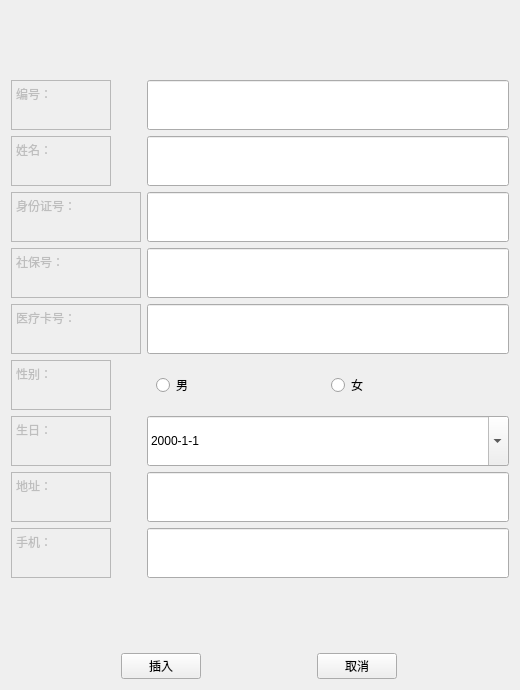
<?xml version="1.0" encoding="UTF-8"?>
<ui version="4.0">
 <class>PatientInfo</class>
 <widget class="QWidget" name="PatientInfo">
  <property name="windowModality">
   <enum>Qt::ApplicationModal</enum>
  </property>
  <property name="geometry">
   <rect>
    <x>0</x>
    <y>0</y>
    <width>520</width>
    <height>690</height>
   </rect>
  </property>
  <property name="minimumSize">
   <size>
    <width>520</width>
    <height>690</height>
   </size>
  </property>
  <property name="maximumSize">
   <size>
    <width>520</width>
    <height>690</height>
   </size>
  </property>
  <property name="windowTitle">
   <string>插入患者信息</string>
  </property>
  <layout class="QVBoxLayout" name="verticalLayout">
   <item>
    <layout class="QFormLayout" name="formLayout">
     <property name="fieldGrowthPolicy">
      <enum>QFormLayout::AllNonFixedFieldsGrow</enum>
     </property>
     <property name="labelAlignment">
      <set>Qt::AlignLeading|Qt::AlignLeft|Qt::AlignVCenter</set>
     </property>
     <property name="formAlignment">
      <set>Qt::AlignLeading|Qt::AlignLeft|Qt::AlignVCenter</set>
     </property>
     <item row="0" column="0">
      <widget class="QTextEdit" name="textEdit_11">
       <property name="enabled">
        <bool>false</bool>
       </property>
       <property name="sizePolicy">
        <sizepolicy hsizetype="Expanding" vsizetype="Fixed">
         <horstretch>0</horstretch>
         <verstretch>0</verstretch>
        </sizepolicy>
       </property>
       <property name="minimumSize">
        <size>
         <width>100</width>
         <height>50</height>
        </size>
       </property>
       <property name="maximumSize">
        <size>
         <width>100</width>
         <height>50</height>
        </size>
       </property>
       <property name="html">
        <string>&lt;!DOCTYPE HTML PUBLIC &quot;-//W3C//DTD HTML 4.0//EN&quot; &quot;http://www.w3.org/TR/REC-html40/strict.dtd&quot;&gt;
&lt;html&gt;&lt;head&gt;&lt;meta name=&quot;qrichtext&quot; content=&quot;1&quot; /&gt;&lt;style type=&quot;text/css&quot;&gt;
p, li { white-space: pre-wrap; }
&lt;/style&gt;&lt;/head&gt;&lt;body style=&quot; font-family:'SimSun'; font-size:9pt; font-weight:400; font-style:normal;&quot;&gt;
&lt;p style=&quot; margin-top:0px; margin-bottom:0px; margin-left:0px; margin-right:0px; -qt-block-indent:0; text-indent:0px;&quot;&gt;编号：&lt;/p&gt;&lt;/body&gt;&lt;/html&gt;</string>
       </property>
      </widget>
     </item>
     <item row="0" column="1">
      <widget class="QLineEdit" name="pnoEdit">
       <property name="sizePolicy">
        <sizepolicy hsizetype="Expanding" vsizetype="Preferred">
         <horstretch>0</horstretch>
         <verstretch>0</verstretch>
        </sizepolicy>
       </property>
       <property name="minimumSize">
        <size>
         <width>0</width>
         <height>50</height>
        </size>
       </property>
       <property name="maximumSize">
        <size>
         <width>16777215</width>
         <height>50</height>
        </size>
       </property>
       <property name="palette">
        <palette>
         <active>
          <colorrole role="Text">
           <brush brushstyle="SolidPattern">
            <color alpha="255">
             <red>120</red>
             <green>120</green>
             <blue>120</blue>
            </color>
           </brush>
          </colorrole>
         </active>
         <inactive>
          <colorrole role="Text">
           <brush brushstyle="SolidPattern">
            <color alpha="255">
             <red>120</red>
             <green>120</green>
             <blue>120</blue>
            </color>
           </brush>
          </colorrole>
         </inactive>
         <disabled>
          <colorrole role="Text">
           <brush brushstyle="SolidPattern">
            <color alpha="255">
             <red>120</red>
             <green>120</green>
             <blue>120</blue>
            </color>
           </brush>
          </colorrole>
         </disabled>
        </palette>
       </property>
      </widget>
     </item>
     <item row="1" column="0">
      <widget class="QTextEdit" name="textEdit_2">
       <property name="enabled">
        <bool>false</bool>
       </property>
       <property name="sizePolicy">
        <sizepolicy hsizetype="Expanding" vsizetype="Fixed">
         <horstretch>0</horstretch>
         <verstretch>0</verstretch>
        </sizepolicy>
       </property>
       <property name="minimumSize">
        <size>
         <width>100</width>
         <height>50</height>
        </size>
       </property>
       <property name="maximumSize">
        <size>
         <width>100</width>
         <height>50</height>
        </size>
       </property>
       <property name="html">
        <string>&lt;!DOCTYPE HTML PUBLIC &quot;-//W3C//DTD HTML 4.0//EN&quot; &quot;http://www.w3.org/TR/REC-html40/strict.dtd&quot;&gt;
&lt;html&gt;&lt;head&gt;&lt;meta name=&quot;qrichtext&quot; content=&quot;1&quot; /&gt;&lt;style type=&quot;text/css&quot;&gt;
p, li { white-space: pre-wrap; }
&lt;/style&gt;&lt;/head&gt;&lt;body style=&quot; font-family:'SimSun'; font-size:9pt; font-weight:400; font-style:normal;&quot;&gt;
&lt;p style=&quot; margin-top:0px; margin-bottom:0px; margin-left:0px; margin-right:0px; -qt-block-indent:0; text-indent:0px;&quot;&gt;姓名：&lt;/p&gt;&lt;/body&gt;&lt;/html&gt;</string>
       </property>
      </widget>
     </item>
     <item row="1" column="1">
      <widget class="QLineEdit" name="pnameEdit">
       <property name="sizePolicy">
        <sizepolicy hsizetype="Expanding" vsizetype="Preferred">
         <horstretch>0</horstretch>
         <verstretch>0</verstretch>
        </sizepolicy>
       </property>
       <property name="minimumSize">
        <size>
         <width>0</width>
         <height>50</height>
        </size>
       </property>
       <property name="maximumSize">
        <size>
         <width>16777215</width>
         <height>50</height>
        </size>
       </property>
       <property name="palette">
        <palette>
         <active>
          <colorrole role="Text">
           <brush brushstyle="SolidPattern">
            <color alpha="255">
             <red>120</red>
             <green>120</green>
             <blue>120</blue>
            </color>
           </brush>
          </colorrole>
         </active>
         <inactive>
          <colorrole role="Text">
           <brush brushstyle="SolidPattern">
            <color alpha="255">
             <red>120</red>
             <green>120</green>
             <blue>120</blue>
            </color>
           </brush>
          </colorrole>
         </inactive>
         <disabled>
          <colorrole role="Text">
           <brush brushstyle="SolidPattern">
            <color alpha="255">
             <red>120</red>
             <green>120</green>
             <blue>120</blue>
            </color>
           </brush>
          </colorrole>
         </disabled>
        </palette>
       </property>
      </widget>
     </item>
     <item row="2" column="0">
      <widget class="QTextEdit" name="textEdit">
       <property name="enabled">
        <bool>false</bool>
       </property>
       <property name="sizePolicy">
        <sizepolicy hsizetype="Expanding" vsizetype="Fixed">
         <horstretch>0</horstretch>
         <verstretch>0</verstretch>
        </sizepolicy>
       </property>
       <property name="minimumSize">
        <size>
         <width>130</width>
         <height>50</height>
        </size>
       </property>
       <property name="maximumSize">
        <size>
         <width>130</width>
         <height>50</height>
        </size>
       </property>
       <property name="html">
        <string>&lt;!DOCTYPE HTML PUBLIC &quot;-//W3C//DTD HTML 4.0//EN&quot; &quot;http://www.w3.org/TR/REC-html40/strict.dtd&quot;&gt;
&lt;html&gt;&lt;head&gt;&lt;meta name=&quot;qrichtext&quot; content=&quot;1&quot; /&gt;&lt;style type=&quot;text/css&quot;&gt;
p, li { white-space: pre-wrap; }
&lt;/style&gt;&lt;/head&gt;&lt;body style=&quot; font-family:'SimSun'; font-size:9pt; font-weight:400; font-style:normal;&quot;&gt;
&lt;p style=&quot; margin-top:0px; margin-bottom:0px; margin-left:0px; margin-right:0px; -qt-block-indent:0; text-indent:0px;&quot;&gt;身份证号：&lt;/p&gt;&lt;/body&gt;&lt;/html&gt;</string>
       </property>
      </widget>
     </item>
     <item row="2" column="1">
      <widget class="QLineEdit" name="pidEdit">
       <property name="sizePolicy">
        <sizepolicy hsizetype="Expanding" vsizetype="Preferred">
         <horstretch>0</horstretch>
         <verstretch>0</verstretch>
        </sizepolicy>
       </property>
       <property name="minimumSize">
        <size>
         <width>0</width>
         <height>50</height>
        </size>
       </property>
       <property name="maximumSize">
        <size>
         <width>16777215</width>
         <height>50</height>
        </size>
       </property>
       <property name="palette">
        <palette>
         <active>
          <colorrole role="Text">
           <brush brushstyle="SolidPattern">
            <color alpha="255">
             <red>120</red>
             <green>120</green>
             <blue>120</blue>
            </color>
           </brush>
          </colorrole>
         </active>
         <inactive>
          <colorrole role="Text">
           <brush brushstyle="SolidPattern">
            <color alpha="255">
             <red>120</red>
             <green>120</green>
             <blue>120</blue>
            </color>
           </brush>
          </colorrole>
         </inactive>
         <disabled>
          <colorrole role="Text">
           <brush brushstyle="SolidPattern">
            <color alpha="255">
             <red>120</red>
             <green>120</green>
             <blue>120</blue>
            </color>
           </brush>
          </colorrole>
         </disabled>
        </palette>
       </property>
      </widget>
     </item>
     <item row="3" column="0">
      <widget class="QTextEdit" name="textEdit_3">
       <property name="enabled">
        <bool>false</bool>
       </property>
       <property name="sizePolicy">
        <sizepolicy hsizetype="Expanding" vsizetype="Fixed">
         <horstretch>0</horstretch>
         <verstretch>0</verstretch>
        </sizepolicy>
       </property>
       <property name="minimumSize">
        <size>
         <width>130</width>
         <height>50</height>
        </size>
       </property>
       <property name="maximumSize">
        <size>
         <width>130</width>
         <height>50</height>
        </size>
       </property>
       <property name="html">
        <string>&lt;!DOCTYPE HTML PUBLIC &quot;-//W3C//DTD HTML 4.0//EN&quot; &quot;http://www.w3.org/TR/REC-html40/strict.dtd&quot;&gt;
&lt;html&gt;&lt;head&gt;&lt;meta name=&quot;qrichtext&quot; content=&quot;1&quot; /&gt;&lt;style type=&quot;text/css&quot;&gt;
p, li { white-space: pre-wrap; }
&lt;/style&gt;&lt;/head&gt;&lt;body style=&quot; font-family:'SimSun'; font-size:9pt; font-weight:400; font-style:normal;&quot;&gt;
&lt;p style=&quot; margin-top:0px; margin-bottom:0px; margin-left:0px; margin-right:0px; -qt-block-indent:0; text-indent:0px;&quot;&gt;社保号：&lt;/p&gt;&lt;/body&gt;&lt;/html&gt;</string>
       </property>
      </widget>
     </item>
     <item row="3" column="1">
      <widget class="QLineEdit" name="pinoEdit">
       <property name="sizePolicy">
        <sizepolicy hsizetype="Expanding" vsizetype="Preferred">
         <horstretch>0</horstretch>
         <verstretch>0</verstretch>
        </sizepolicy>
       </property>
       <property name="minimumSize">
        <size>
         <width>0</width>
         <height>50</height>
        </size>
       </property>
       <property name="maximumSize">
        <size>
         <width>16777215</width>
         <height>50</height>
        </size>
       </property>
      </widget>
     </item>
     <item row="4" column="0">
      <widget class="QTextEdit" name="textEdit_4">
       <property name="enabled">
        <bool>false</bool>
       </property>
       <property name="sizePolicy">
        <sizepolicy hsizetype="Expanding" vsizetype="Fixed">
         <horstretch>0</horstretch>
         <verstretch>0</verstretch>
        </sizepolicy>
       </property>
       <property name="minimumSize">
        <size>
         <width>130</width>
         <height>50</height>
        </size>
       </property>
       <property name="maximumSize">
        <size>
         <width>100</width>
         <height>50</height>
        </size>
       </property>
       <property name="html">
        <string>&lt;!DOCTYPE HTML PUBLIC &quot;-//W3C//DTD HTML 4.0//EN&quot; &quot;http://www.w3.org/TR/REC-html40/strict.dtd&quot;&gt;
&lt;html&gt;&lt;head&gt;&lt;meta name=&quot;qrichtext&quot; content=&quot;1&quot; /&gt;&lt;style type=&quot;text/css&quot;&gt;
p, li { white-space: pre-wrap; }
&lt;/style&gt;&lt;/head&gt;&lt;body style=&quot; font-family:'SimSun'; font-size:9pt; font-weight:400; font-style:normal;&quot;&gt;
&lt;p style=&quot; margin-top:0px; margin-bottom:0px; margin-left:0px; margin-right:0px; -qt-block-indent:0; text-indent:0px;&quot;&gt;医疗卡号：&lt;/p&gt;&lt;/body&gt;&lt;/html&gt;</string>
       </property>
      </widget>
     </item>
     <item row="4" column="1">
      <widget class="QLineEdit" name="pmnoEdit">
       <property name="sizePolicy">
        <sizepolicy hsizetype="Expanding" vsizetype="Preferred">
         <horstretch>0</horstretch>
         <verstretch>0</verstretch>
        </sizepolicy>
       </property>
       <property name="minimumSize">
        <size>
         <width>0</width>
         <height>50</height>
        </size>
       </property>
       <property name="maximumSize">
        <size>
         <width>16777215</width>
         <height>50</height>
        </size>
       </property>
      </widget>
     </item>
     <item row="5" column="0">
      <widget class="QTextEdit" name="textEdit_6">
       <property name="enabled">
        <bool>false</bool>
       </property>
       <property name="sizePolicy">
        <sizepolicy hsizetype="Expanding" vsizetype="Fixed">
         <horstretch>0</horstretch>
         <verstretch>0</verstretch>
        </sizepolicy>
       </property>
       <property name="minimumSize">
        <size>
         <width>100</width>
         <height>50</height>
        </size>
       </property>
       <property name="maximumSize">
        <size>
         <width>100</width>
         <height>50</height>
        </size>
       </property>
       <property name="layoutDirection">
        <enum>Qt::LeftToRight</enum>
       </property>
       <property name="html">
        <string>&lt;!DOCTYPE HTML PUBLIC &quot;-//W3C//DTD HTML 4.0//EN&quot; &quot;http://www.w3.org/TR/REC-html40/strict.dtd&quot;&gt;
&lt;html&gt;&lt;head&gt;&lt;meta name=&quot;qrichtext&quot; content=&quot;1&quot; /&gt;&lt;style type=&quot;text/css&quot;&gt;
p, li { white-space: pre-wrap; }
&lt;/style&gt;&lt;/head&gt;&lt;body style=&quot; font-family:'SimSun'; font-size:9pt; font-weight:400; font-style:normal;&quot;&gt;
&lt;p style=&quot; margin-top:0px; margin-bottom:0px; margin-left:0px; margin-right:0px; -qt-block-indent:0; text-indent:0px;&quot;&gt;性别：&lt;/p&gt;&lt;/body&gt;&lt;/html&gt;</string>
       </property>
      </widget>
     </item>
     <item row="6" column="0">
      <widget class="QTextEdit" name="textEdit_7">
       <property name="enabled">
        <bool>false</bool>
       </property>
       <property name="sizePolicy">
        <sizepolicy hsizetype="Expanding" vsizetype="Fixed">
         <horstretch>0</horstretch>
         <verstretch>0</verstretch>
        </sizepolicy>
       </property>
       <property name="minimumSize">
        <size>
         <width>100</width>
         <height>50</height>
        </size>
       </property>
       <property name="maximumSize">
        <size>
         <width>100</width>
         <height>50</height>
        </size>
       </property>
       <property name="html">
        <string>&lt;!DOCTYPE HTML PUBLIC &quot;-//W3C//DTD HTML 4.0//EN&quot; &quot;http://www.w3.org/TR/REC-html40/strict.dtd&quot;&gt;
&lt;html&gt;&lt;head&gt;&lt;meta name=&quot;qrichtext&quot; content=&quot;1&quot; /&gt;&lt;style type=&quot;text/css&quot;&gt;
p, li { white-space: pre-wrap; }
&lt;/style&gt;&lt;/head&gt;&lt;body style=&quot; font-family:'SimSun'; font-size:9pt; font-weight:400; font-style:normal;&quot;&gt;
&lt;p style=&quot; margin-top:0px; margin-bottom:0px; margin-left:0px; margin-right:0px; -qt-block-indent:0; text-indent:0px;&quot;&gt;生日：&lt;/p&gt;&lt;/body&gt;&lt;/html&gt;</string>
       </property>
      </widget>
     </item>
     <item row="7" column="0">
      <widget class="QTextEdit" name="textEdit_5">
       <property name="enabled">
        <bool>false</bool>
       </property>
       <property name="sizePolicy">
        <sizepolicy hsizetype="Expanding" vsizetype="Fixed">
         <horstretch>0</horstretch>
         <verstretch>0</verstretch>
        </sizepolicy>
       </property>
       <property name="minimumSize">
        <size>
         <width>100</width>
         <height>50</height>
        </size>
       </property>
       <property name="maximumSize">
        <size>
         <width>100</width>
         <height>50</height>
        </size>
       </property>
       <property name="html">
        <string>&lt;!DOCTYPE HTML PUBLIC &quot;-//W3C//DTD HTML 4.0//EN&quot; &quot;http://www.w3.org/TR/REC-html40/strict.dtd&quot;&gt;
&lt;html&gt;&lt;head&gt;&lt;meta name=&quot;qrichtext&quot; content=&quot;1&quot; /&gt;&lt;style type=&quot;text/css&quot;&gt;
p, li { white-space: pre-wrap; }
&lt;/style&gt;&lt;/head&gt;&lt;body style=&quot; font-family:'SimSun'; font-size:9pt; font-weight:400; font-style:normal;&quot;&gt;
&lt;p style=&quot; margin-top:0px; margin-bottom:0px; margin-left:0px; margin-right:0px; -qt-block-indent:0; text-indent:0px;&quot;&gt;地址：&lt;/p&gt;&lt;/body&gt;&lt;/html&gt;</string>
       </property>
      </widget>
     </item>
     <item row="7" column="1">
      <widget class="QLineEdit" name="paddEdit">
       <property name="sizePolicy">
        <sizepolicy hsizetype="Expanding" vsizetype="Preferred">
         <horstretch>0</horstretch>
         <verstretch>0</verstretch>
        </sizepolicy>
       </property>
       <property name="minimumSize">
        <size>
         <width>0</width>
         <height>50</height>
        </size>
       </property>
       <property name="maximumSize">
        <size>
         <width>16777215</width>
         <height>50</height>
        </size>
       </property>
      </widget>
     </item>
     <item row="8" column="0">
      <widget class="QTextEdit" name="textEdit_8">
       <property name="enabled">
        <bool>false</bool>
       </property>
       <property name="sizePolicy">
        <sizepolicy hsizetype="Expanding" vsizetype="Fixed">
         <horstretch>0</horstretch>
         <verstretch>0</verstretch>
        </sizepolicy>
       </property>
       <property name="minimumSize">
        <size>
         <width>100</width>
         <height>50</height>
        </size>
       </property>
       <property name="maximumSize">
        <size>
         <width>100</width>
         <height>50</height>
        </size>
       </property>
       <property name="html">
        <string>&lt;!DOCTYPE HTML PUBLIC &quot;-//W3C//DTD HTML 4.0//EN&quot; &quot;http://www.w3.org/TR/REC-html40/strict.dtd&quot;&gt;
&lt;html&gt;&lt;head&gt;&lt;meta name=&quot;qrichtext&quot; content=&quot;1&quot; /&gt;&lt;style type=&quot;text/css&quot;&gt;
p, li { white-space: pre-wrap; }
&lt;/style&gt;&lt;/head&gt;&lt;body style=&quot; font-family:'SimSun'; font-size:9pt; font-weight:400; font-style:normal;&quot;&gt;
&lt;p style=&quot; margin-top:0px; margin-bottom:0px; margin-left:0px; margin-right:0px; -qt-block-indent:0; text-indent:0px;&quot;&gt;手机：&lt;/p&gt;&lt;/body&gt;&lt;/html&gt;</string>
       </property>
      </widget>
     </item>
     <item row="8" column="1">
      <widget class="QLineEdit" name="mTelEdit">
       <property name="sizePolicy">
        <sizepolicy hsizetype="Expanding" vsizetype="Preferred">
         <horstretch>0</horstretch>
         <verstretch>0</verstretch>
        </sizepolicy>
       </property>
       <property name="minimumSize">
        <size>
         <width>0</width>
         <height>50</height>
        </size>
       </property>
       <property name="maximumSize">
        <size>
         <width>16777215</width>
         <height>50</height>
        </size>
       </property>
      </widget>
     </item>
     <item row="5" column="1">
      <widget class="QWidget" name="widget" native="true">
       <layout class="QHBoxLayout" name="horizontalLayout">
        <item>
         <widget class="QRadioButton" name="rbtn_male">
          <property name="text">
           <string>男</string>
          </property>
         </widget>
        </item>
        <item>
         <widget class="QRadioButton" name="rbtn_female">
          <property name="text">
           <string>女</string>
          </property>
         </widget>
        </item>
       </layout>
      </widget>
     </item>
     <item row="6" column="1">
      <widget class="QDateEdit" name="pbdEdit">
       <property name="sizePolicy">
        <sizepolicy hsizetype="Minimum" vsizetype="Preferred">
         <horstretch>0</horstretch>
         <verstretch>0</verstretch>
        </sizepolicy>
       </property>
       <property name="currentSection">
        <enum>QDateTimeEdit::DaySection</enum>
       </property>
       <property name="displayFormat">
        <string>yyyy-M-d</string>
       </property>
       <property name="calendarPopup">
        <bool>true</bool>
       </property>
       <property name="currentSectionIndex">
        <number>2</number>
       </property>
      </widget>
     </item>
    </layout>
   </item>
   <item>
    <layout class="QHBoxLayout" name="horizontalLayout_8">
     <item>
      <widget class="QPushButton" name="btn_insert">
       <property name="sizePolicy">
        <sizepolicy hsizetype="Fixed" vsizetype="Fixed">
         <horstretch>0</horstretch>
         <verstretch>0</verstretch>
        </sizepolicy>
       </property>
       <property name="text">
        <string>插入</string>
       </property>
      </widget>
     </item>
     <item>
      <widget class="QPushButton" name="btn_quit">
       <property name="sizePolicy">
        <sizepolicy hsizetype="Fixed" vsizetype="Fixed">
         <horstretch>0</horstretch>
         <verstretch>0</verstretch>
        </sizepolicy>
       </property>
       <property name="text">
        <string>取消</string>
       </property>
      </widget>
     </item>
    </layout>
   </item>
  </layout>
 </widget>
 <resources/>
 <connections/>
</ui>
